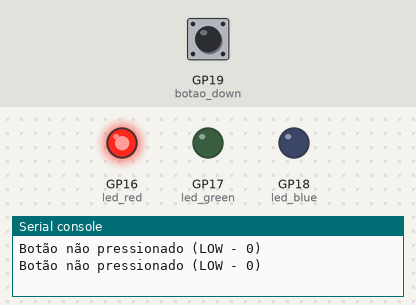
The program below on a simulated Raspberry Pi Pico running MicroPython. Parts: output pins drawn as LEDs (lit = HIGH), the last lines printed to the serial console. The inputs (shaded band) are chosen by the test bench; at power-on: GP19 (botao_down) LOW.

Above: at 1.2 s.
1.3 s: GP19 (botao_down) pulled HIGH for 1.2 s
At 2.8 s:
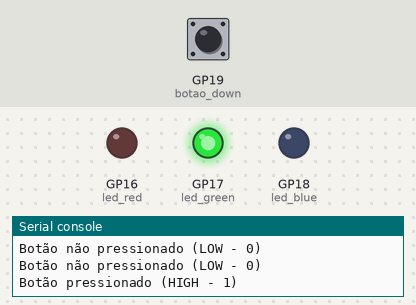
4.5 s: GP19 (botao_down) pulled HIGH for 3.2 s
At 8.9 s:
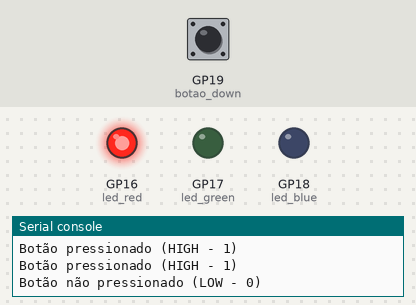
Timing chart, 0 to 10.4 s (numbered marks = the images above; inputs shaded):
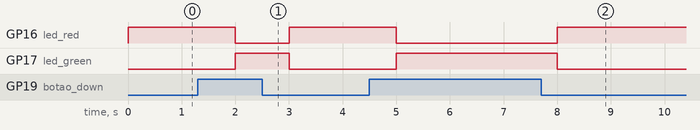

Measured:
- after the input at 1.3 s, GP16 (led_red): HIGH → LOW after 0.70 s, → HIGH 1.0 s later; GP17 (led_green): LOW → HIGH after 0.70 s, → LOW 1.0 s later
- after the input at 4.5 s, GP16 (led_red): HIGH → LOW after 0.50 s, → HIGH 3.0 s later; GP17 (led_green): LOW → HIGH after 0.50 s, → LOW 3.0 s later

The program:

botao_pull_down.py
```python
from machine import Pin
from utime import sleep

botao_down = Pin(19, Pin.IN)
led_red = Pin(16, Pin.OUT)
led_green = Pin(17, Pin.OUT)
led_blue = Pin(18, Pin.OUT)

while True:
    #Variável que armazena o estado do botão
    estado_botao = botao_down.value() #o botão vai ler e armazenar o valor dentro da variavel
    if  estado_botao == 1:
        print('Botão pressionado (HIGH - 1)')
        led_red.value(0)
        led_green.value(1)
        led_blue.value(0)
    else:
        print('Botão não pressionado (LOW - 0)')
        led_red.value(1)
        led_green.value(0)
        led_blue.value(0)

    sleep(1)
        
```
